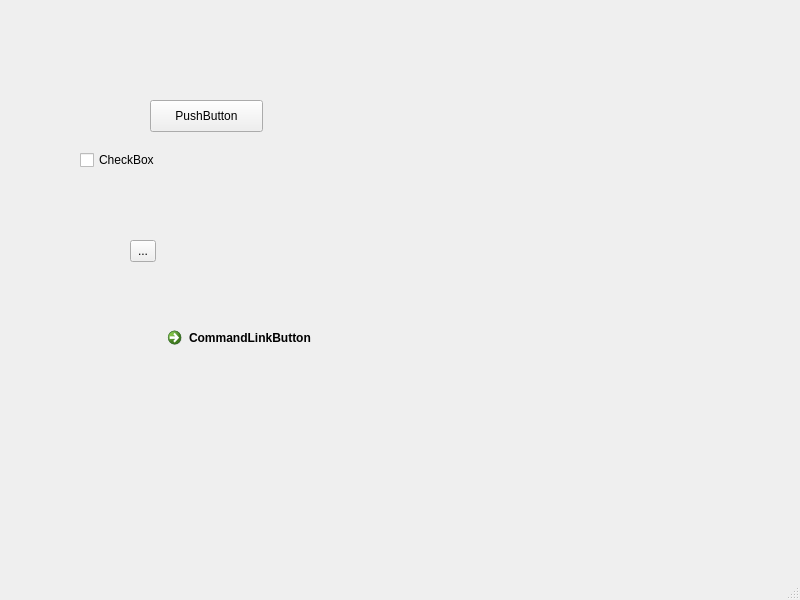
<?xml version="1.0" encoding="UTF-8"?>
<ui version="4.0">
 <class>MainWindow</class>
 <widget class="QMainWindow" name="MainWindow">
  <property name="geometry">
   <rect>
    <x>0</x>
    <y>0</y>
    <width>800</width>
    <height>600</height>
   </rect>
  </property>
  <property name="windowTitle">
   <string>MainWindow</string>
  </property>
  <widget class="QWidget" name="centralwidget">
   <widget class="QPushButton" name="pushButton">
    <property name="geometry">
     <rect>
      <x>150</x>
      <y>100</y>
      <width>113</width>
      <height>32</height>
     </rect>
    </property>
    <property name="text">
     <string>PushButton</string>
    </property>
   </widget>
   <widget class="QToolButton" name="toolButton">
    <property name="geometry">
     <rect>
      <x>130</x>
      <y>240</y>
      <width>26</width>
      <height>22</height>
     </rect>
    </property>
    <property name="text">
     <string>...</string>
    </property>
   </widget>
   <widget class="QCheckBox" name="checkBox">
    <property name="geometry">
     <rect>
      <x>80</x>
      <y>150</y>
      <width>87</width>
      <height>20</height>
     </rect>
    </property>
    <property name="text">
     <string>CheckBox</string>
    </property>
   </widget>
   <widget class="QCommandLinkButton" name="commandLinkButton">
    <property name="geometry">
     <rect>
      <x>160</x>
      <y>320</y>
      <width>193</width>
      <height>41</height>
     </rect>
    </property>
    <property name="text">
     <string>CommandLinkButton</string>
    </property>
   </widget>
  </widget>
  <widget class="QMenuBar" name="menubar">
   <property name="geometry">
    <rect>
     <x>0</x>
     <y>0</y>
     <width>800</width>
     <height>22</height>
    </rect>
   </property>
  </widget>
  <widget class="QStatusBar" name="statusbar"/>
 </widget>
 <resources/>
 <connections/>
</ui>
